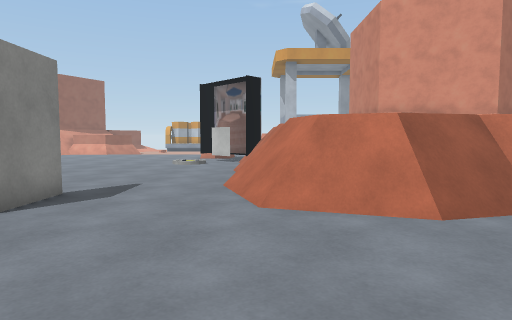
[1] (above)

24 first-person views from a walk through a 3-D level made in the Unity game engine. The camera is 1.3 m above the floor, tilts 4° down and sees 75° across. The floor is counted in squares, 1 m on a side. Each view is taken from the middle of a square. On the plan, view 1 faces up. The plan holds only what a view shows up to about 14 squares ahead; the rest is blank. The place goes on beyond the plan. Some animated figures are left out. Some surface patterns are stand-ins.

[2]
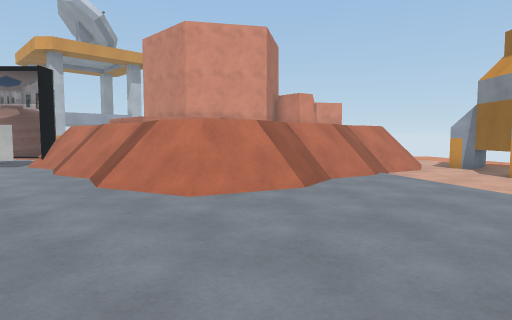

[3]
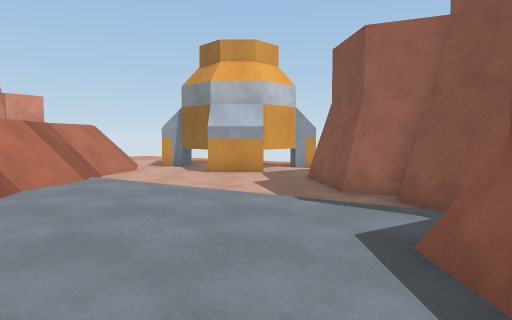

[4]
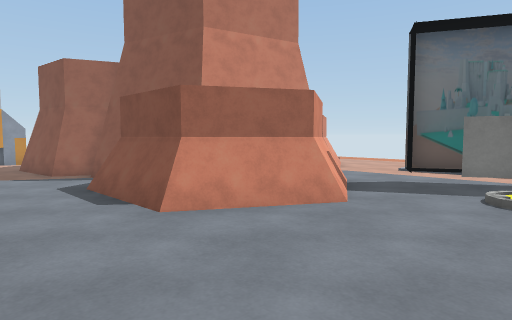

[5]
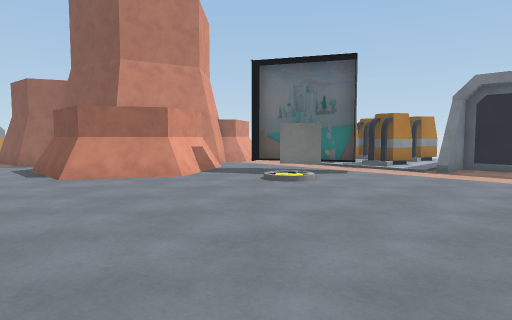

[6]
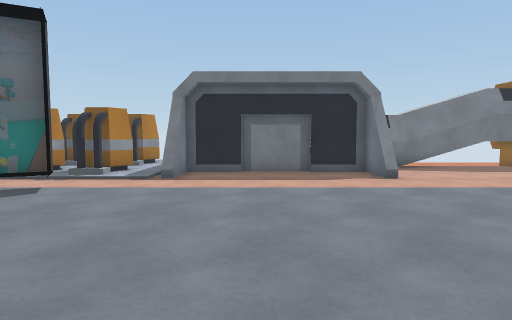

[7]
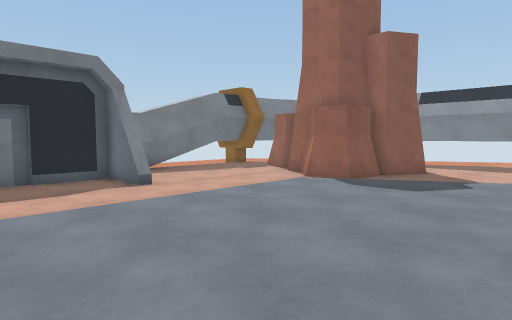

[8]
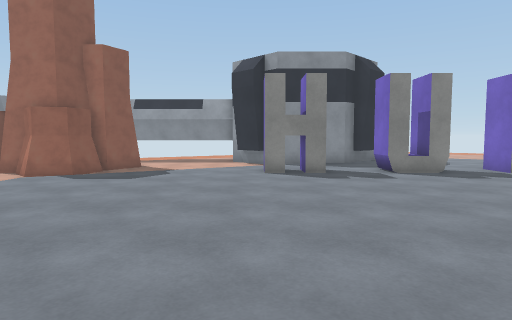

[9]
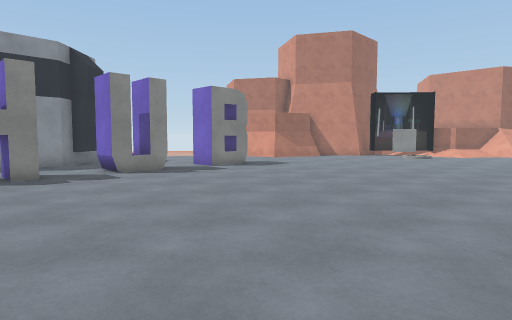

[10]
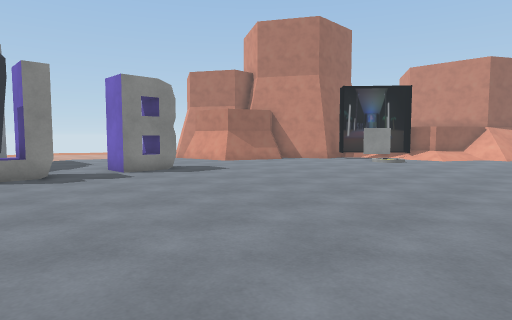

[11]
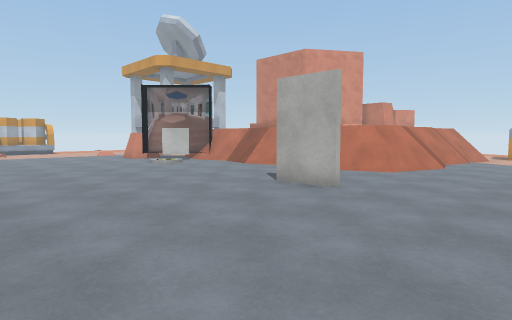

[12]
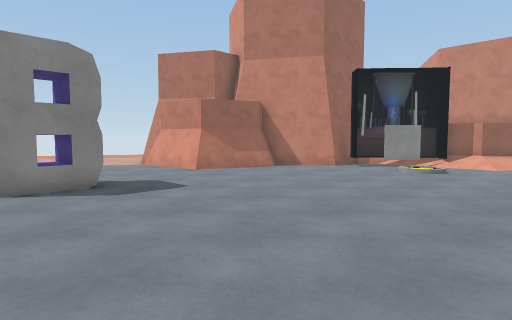

[13]
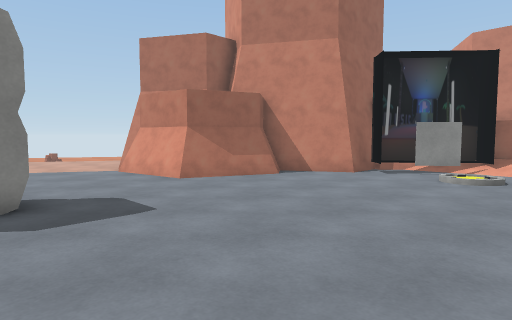

[14]
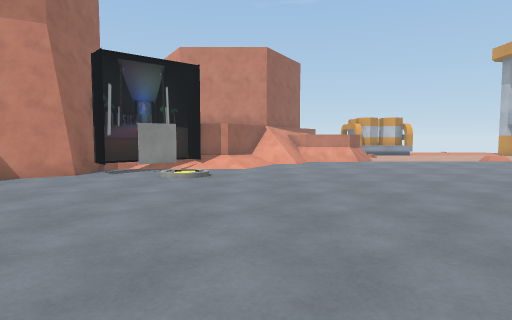

[15]
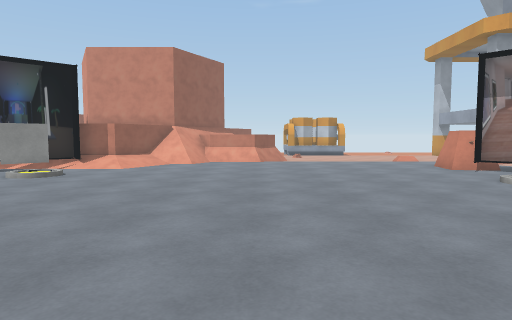

[16]
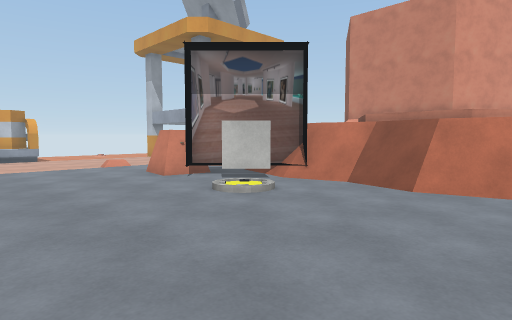

[17]
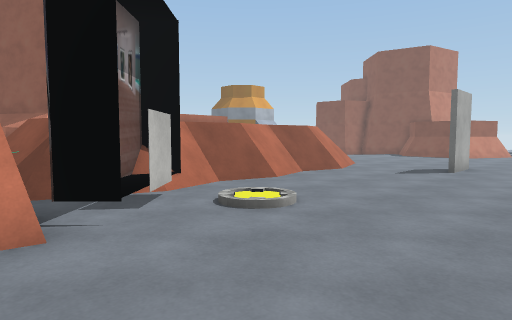

[18]
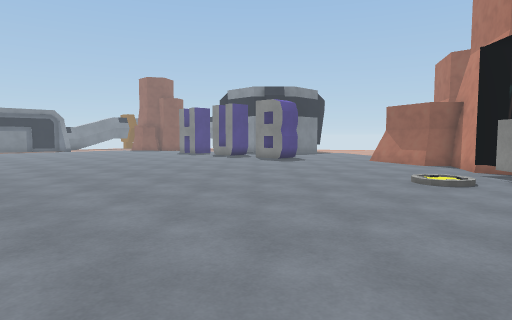

[19]
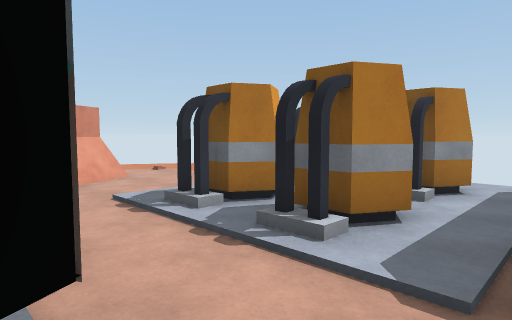

[20]
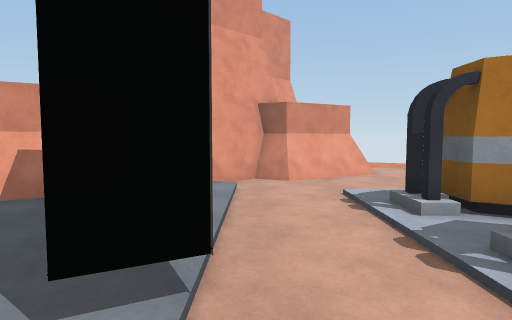

[21]
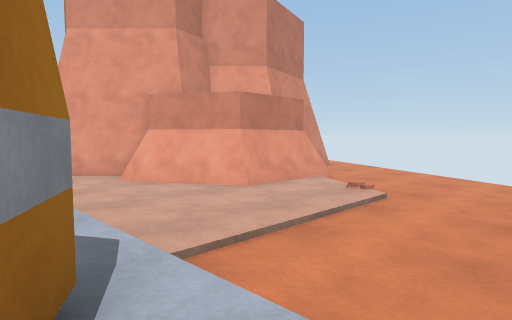

[22]
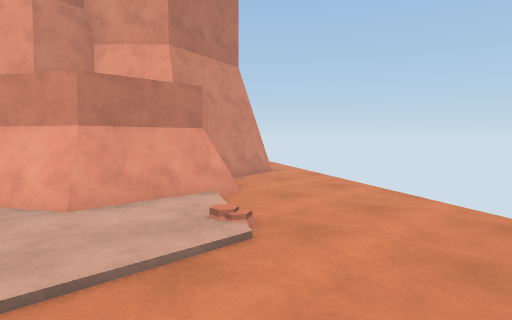

[23]
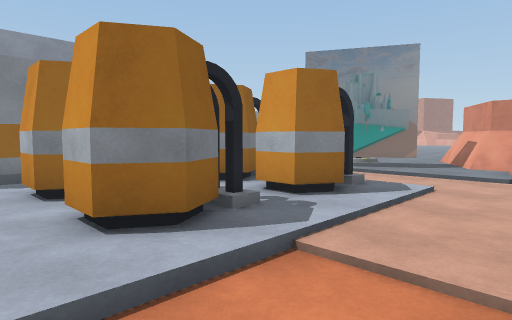

[24]
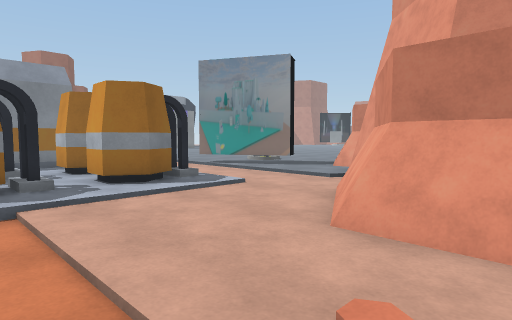

### Floor plan
Key: @ floor where view 1 was taken; # wall or solid block; . main floor; - floor 0.25 m lower than the main floor; : floor 1.5 m higher than the main floor; / step, stairs or slope; = window, fence, low wall or low ledge; ^ raised ledge; O other object.
Columns run from 26 left of view 1 to 10 right of it. Each row starts with its distance up from view 1.
 21       OO//.............#
 20     #OOO...............##..
 19     #OO//..............OO.=##  :##
 18   ###../................OO##   ##
 17  ##...................//.###   #
 16  ##.................../...##   #
 15  ##.......................=#   #
 14 ##........................##
 13 ##........................##
 12 ..........................##
 11 ..........................=#
 10 ..........................##
  9 ..........................##
  8   ##......................##
  7   ##..................#...=##########
  6 ..##..................#...==###=###=#
  5 ....................................#
  4    #.................................
  3   ##.................................
  2 ..##................................#
  1 ...................  ...............^
  0 ..........................@.........^
 -1   ##.................................
 -2   ##...................=###=....####.
 -3  .##...................#####..####
 -4  .....................=#   #####
 -5  .....................##
 -6 ......................##
 -7 ................../....##
 -8 ..................//.O.=##
 -9 ##.................OOOO..##
-10  ###..............OOO..../##
-11   ##....................../#
-12   #.......................=#     ###-
-13   #.....=.......=..........##  ####--
-14     ....#.......#..#.##....#####=---
-15    .....###...###.#####.....####----
-16    .....  #######.#####........----
-17       ##        #..####.......-----
-18                 #.#####.----------
-19                 #.#####.---------
-20                 #../.##.---------
-21                  //   //---  --

Where each view was taken, in squares from view 1:
view 1: 0 up, 0 right, facing up
view 2: 0 up, 4 left, facing up-right
view 3: 0 up, 3 left, facing right
view 4: 1 up, 8 left, facing down-right
view 5: 1 up, 14 left, facing down-right
view 6: 2 down, 13 left, facing down
view 7: 4 down, 13 left, facing down-left
view 8: 3 down, 11 left, facing left
view 9: 3 down, 11 left, facing up-left
view 10: 1 up, 11 left, facing up-left
view 11: 1 up, 12 left, facing up-right
view 12: 5 up, 14 left, facing up-left
view 13: 7 up, 16 left, facing up-left
view 14: 7 up, 16 left, facing up
view 15: 7 up, 11 left, facing up
view 16: 10 up, 9 left, facing up-right
view 17: 21 up, 8 left, facing down-right
view 18: 21 up, 8 left, facing down-left
view 19: 10 down, 10 left, facing down-right
view 20: 11 down, 10 left, facing right
view 21: 21 down, 4 left, facing up-right
view 22: 21 down, 0 right, facing up-right
view 23: 21 down, 0 right, facing up-left
view 24: 19 down, 4 right, facing up-left
